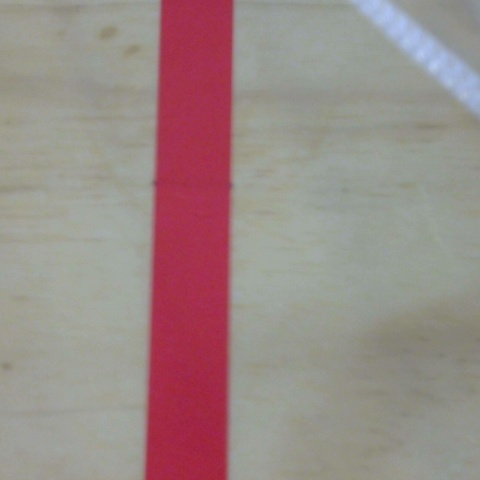
#> input picture captured_image.jpg, 480 x 480 px, given in place of the camera
$ python pivision.py
#> lines starting #> are read from the running program, lines starting #| are printed output that depends on the picture; after the words box and inside, x2 and y2 are one past the last pixel; in counts of white or black regions, pixels touching at a corner belong together
import cv2 as cv
import numpy as np

def detect_red_line():
    # Initialize webcam with DirectShow backend (Windows-specific)
    cap = cv.VideoCapture(0, cv.CAP_DSHOW)

    # Check if camera opened successfully
    if not cap.isOpened():
        print("Error: Could not open camera 1. Make sure it's connected and not in use.")
        return

    # [*1] Set resolution
    cap.set(cv.CAP_PROP_FRAME_WIDTH, 640)  # Set width to 640 pixels
    cap.set(cv.CAP_PROP_FRAME_HEIGHT, 480)  # Set height to 480 pixels

    # [*2] Set frame rate
    cap.set(cv.CAP_PROP_FPS, 30)  # Set to 30 frames per second

    # Add a small delay to allow camera to warm up
    import time
    time.sleep(1)

    # [*3] Define HSV range for red color
    red_lower = np.array([0, 100, 100])
    red_upper = np.array([10, 255, 255])
    red_lower_2 = np.array([160, 100, 100])
    red_upper_2 = np.array([180, 255, 255])

    while True:
        # Capture frame
        ret, frame = cap.read()
#> frame is the input picture: shape (480, 480, 3); mean B, G, R 135.6, 137.9, 154.6
        if not ret:
            print("Failed to capture frame")
            break

        # Resize frame for consistency
        frame = cv.resize(frame, (480, 480))

        # Convert to HSV color space
        hsv = cv.cvtColor(frame, cv.COLOR_BGR2HSV)
#> hsv: shape (480, 480, 3); mean H, S, V 63.8, 43.2, 157.7

        # Create masks for red color
        mask1 = cv.inRange(hsv, red_lower, red_upper)
#> mask1: shape (480, 480); every value is 0
        mask2 = cv.inRange(hsv, red_lower_2, red_upper_2)
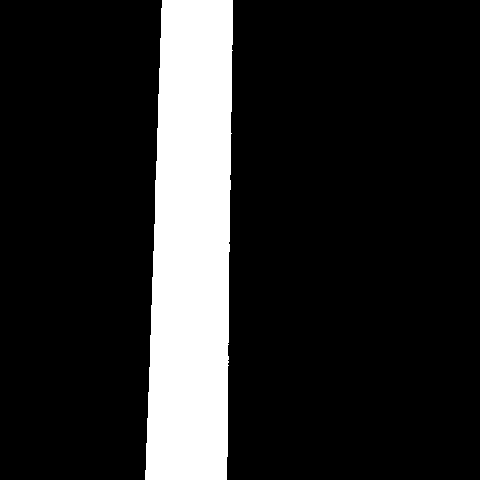
#> mask2: shape (480, 480); 15.9% white; 1 white region, box (x1, y1, x2, y2) and area: (145, 0, 233, 480) 36603
        mask = cv.bitwise_or(mask1, mask2)

        # Apply mask to isolate red regions
        red_regions = cv.bitwise_and(frame, frame, mask=mask)
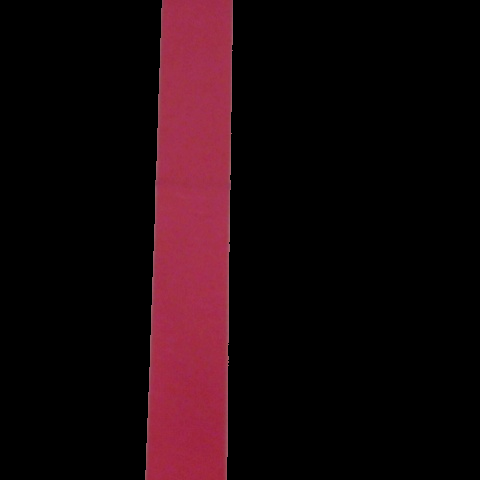
#> red_regions: shape (480, 480, 3); mean B, G, R 11.9, 7.7, 25.9

        # Convert the mask to grayscale for edge detection
        gray = cv.cvtColor(red_regions, cv.COLOR_BGR2GRAY)
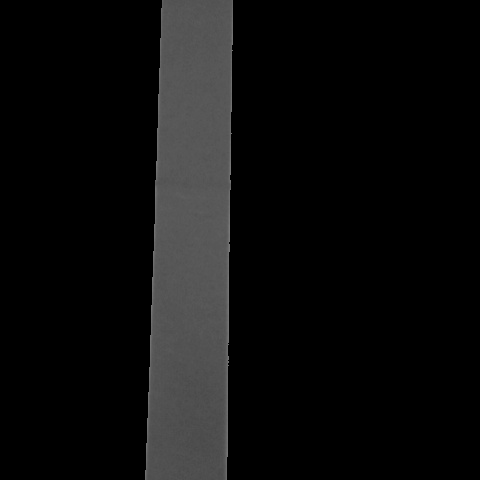
#> gray: shape (480, 480); min 0, max 122, mean 13.6

        # [*4] Apply Canny edge detection
        edges = cv.Canny(gray, 50, 150)
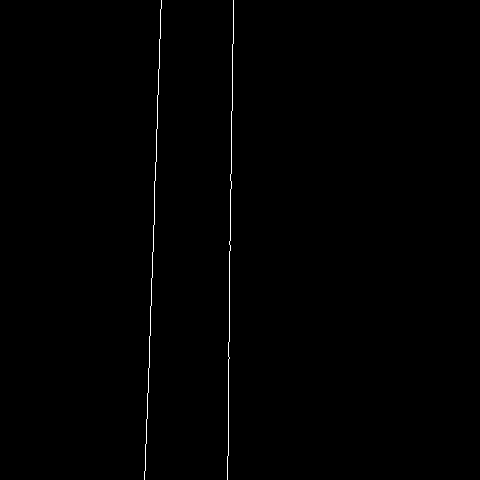
#> edges: shape (480, 480); 0.42% white in thin lines or dots, all inside (x1, y1, x2, y2) = (144, 0, 234, 480)

        # [*5] Use HoughLinesP to detect line segments
        lines = cv.HoughLinesP(edges, 1, np.pi / 180, threshold=50, minLineLength=50, maxLineGap=10)
#> lines = [[154, 212, 161, 0], [229, 303, 231, 133], [228, 455, 228, 384], [231, 132, 232, 79], [145, 456, 148, 381], [150, 318, 153, 243], [148, 377, 150, 321]]

        # Draw the detected lines on the original frame
        if lines is not None:
            print("Red line detected")
            for line in lines:
                x1, y1, x2, y2 = line[0]  # Unpack line endpoints
                cv.line(frame, (x1, y1), (x2, y2), (0, 255, 0), 2)  # Draw line in green
#> this loop made 7 passes
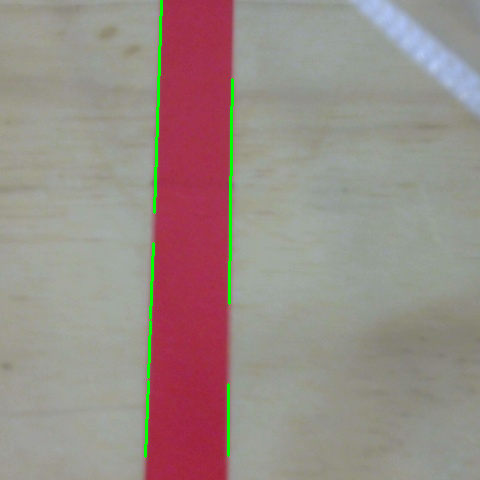
#> frame: shape (480, 480, 3); 0.94% of pixels changed, all inside (x1, y1, x2, y2) = (144, 0, 234, 458)
        else:
            print("No red line detected")

        # Display the original frame with detected lines
        cv.imshow('Red Line Detection', frame)

        # Break loop on user interrupt (e.g., 'q' key press)
        if cv.waitKey(1) & 0xFF == ord('q'):
#> (key q is pressed here)
            break

    cap.release()
    cv.destroyAllWindows()

# Run the function
detect_red_line()
